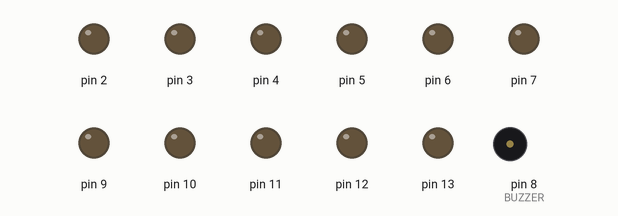
Bench run of a sketch on a simulated Arduino Uno, built with avr-gcc and run on an emulated ATmega328P. Shown: output pins drawn as LEDs (lit = HIGH), buzzer (waves = sounding).

Above: at 0.1 s.
At 2.1 s:
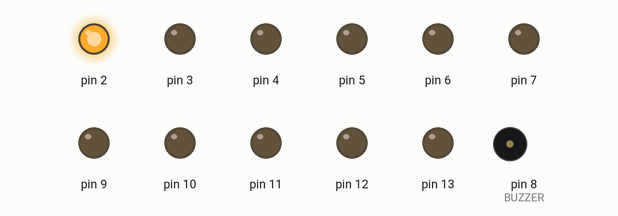
At 2.7 s:
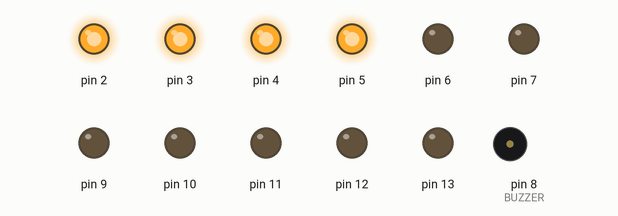
At 3.3 s:
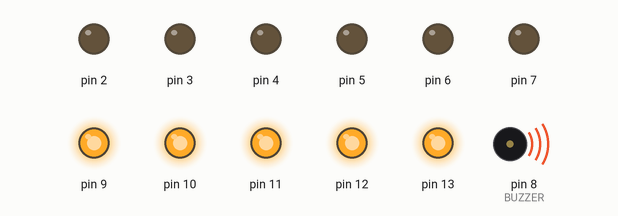
At 21.0 s:
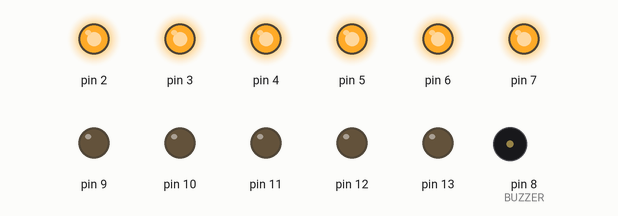
At 39.29 s:
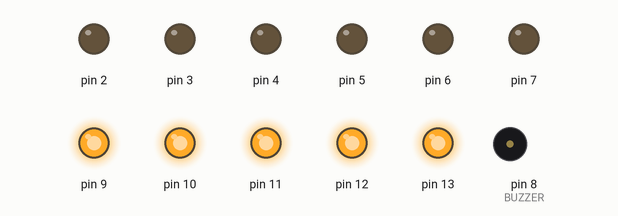
Timing chart, 0 to 40.0 s (numbered marks = the images above):
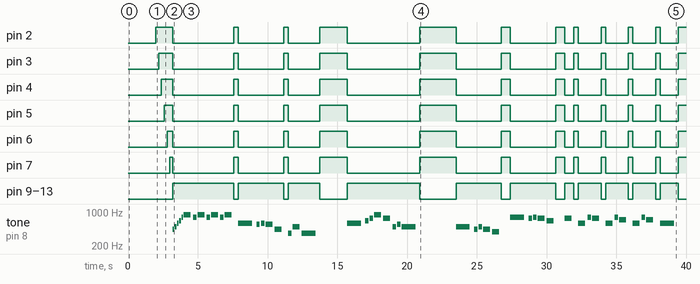

The sketch:

week02_01_Start_Music.ino
```cpp
#define BUTTON  2
#define BUZZER  8

#define NOTE_C4  262
#define NOTE_CS4 277
#define NOTE_D4  294
#define NOTE_DS4 311
#define NOTE_E4  330
#define NOTE_F4  349
#define NOTE_FS4 370
#define NOTE_G4  392
#define NOTE_GS4 415
#define NOTE_A4  440
#define NOTE_AS4 466
#define NOTE_B4  494
#define NOTE_C5  523
#define NOTE_CS5 554
#define NOTE_D5  587
#define NOTE_DS5 622
#define NOTE_E5  659
#define NOTE_F5  698
#define NOTE_FS5 740
#define NOTE_G5  784
#define NOTE_GS5 831
#define NOTE_A5  880
#define NOTE_AS5 932
#define NOTE_B5  988

int championVocalMelody[] = {
  NOTE_A4, NOTE_B4, NOTE_D5, NOTE_E5, NOTE_G5, NOTE_A5,
  NOTE_G5, NOTE_A5, NOTE_G5, NOTE_A5, NOTE_G5, NOTE_A5, 0,

  NOTE_D5, NOTE_CS5, NOTE_D5, NOTE_CS5, NOTE_A4, 0, NOTE_FS4, NOTE_B4, NOTE_FS4, 0, 0,

  NOTE_D5, NOTE_E5, NOTE_FS5, NOTE_A5, NOTE_FS5, NOTE_B4, NOTE_CS5, NOTE_B4, 0, 0, 0, 0,

  NOTE_B4, NOTE_A4, NOTE_B4, NOTE_A4, NOTE_G4, 0,
  NOTE_G5, NOTE_FS5, NOTE_G5, NOTE_FS5, NOTE_E5, 0,

  NOTE_FS5, 0, NOTE_D5, NOTE_G5, NOTE_FS5, 0, NOTE_D5, NOTE_G5,
  NOTE_F5, 0, NOTE_D5, NOTE_G5, NOTE_F5, 0, NOTE_D5, 0,

  NOTE_C5, NOTE_A4, NOTE_D5,
};

int championVocalNoteDurations[] = {
  8, 8, 8, 8, 8, 2,
  4, 2, 4, 2, 4, 2, 4, // 12

  1, 4, 4, 2, 2, 4, 4, 2, 1, 1, 2, // 11

  1, 4, 4, 2, 2, 4, 4, 1, 1, 2, 4, 4, // 12

  1, 4, 4, 2, 2, 2,
  1, 4, 4, 2, 2, 2,  // 12

  2, 4, 2, 4, 2, 4, 2, 4,
  2, 4, 2, 4, 2, 4, 1, 1, // 16

  4, 8, 1, // 3
};

#define playChampionVocalMelody() playMelody(championVocalMelody, championVocalNoteDurations, 67)

int pin = 0;

void setup()
{
  for (pin = 2; pin < 14; pin++) {
    pinMode(pin, OUTPUT);
  }

  delay(2000);

  for (pin = 2; pin < 8; pin++) {
    digitalWrite(pin, HIGH);
    delay(200);
  }

  playChampionVocalMelody();

  LEDs(LOW);
  for (pin = 8; pin > 1; pin--) {
    digitalWrite(pin, LOW);
    delay(200);
  }
}

void loop()
{

}

void playMelody(int *melody, int *noteDurations, int notesLength)
{
  for (int thisNote = 0; thisNote < notesLength; thisNote++) {
    int noteDuration = 1000 / noteDurations[thisNote];
    tone(BUZZER, melody[thisNote], noteDuration);

    if (melody[thisNote] == 0) {
      LEDs(LOW);
    }
    else {
      LEDs(HIGH);
    }

    int pauseBetweenNotes = noteDuration * 1.30;
    delay(pauseBetweenNotes);
    noTone(BUZZER);
  }
}

void LEDs(boolean ledArray)
{
  if (ledArray == HIGH) {
    for (pin = 2; pin < 8; pin++) {
      digitalWrite(pin, LOW);
    }
    for (pin = 9; pin < 14; pin++) {
      digitalWrite(pin, HIGH);
    }
  }
  else {
    for (pin = 2; pin < 8; pin++) {
      digitalWrite(pin, HIGH);
    }
    for (pin = 9; pin < 14; pin++) {
      digitalWrite(pin, LOW);
    }
  }
}
```

Measured:
- by itself, pin 2: LOW → HIGH at 2.0 s, → LOW 1.2 s later, → HIGH 4.4 s later, → LOW 0.33 s later, … (23 changes in this stretch)
- by itself, pin 3: LOW → HIGH at 2.2 s, → LOW 1.0 s later, → HIGH 4.4 s later, → LOW 0.33 s later, … (23 changes in this stretch)
- by itself, pin 4: LOW → HIGH at 2.4 s, → LOW 0.80 s later, → HIGH 4.4 s later, → LOW 0.33 s later, … (23 changes in this stretch)
- by itself, pin 5: LOW → HIGH at 2.6 s, → LOW 0.60 s later, → HIGH 4.4 s later, → LOW 0.33 s later, … (23 changes in this stretch)
- by itself, pin 6: LOW → HIGH at 2.8 s, → LOW 0.40 s later, → HIGH 4.4 s later, → LOW 0.33 s later, … (23 changes in this stretch)
- by itself, pin 7: LOW → HIGH at 3.0 s, → LOW 0.20 s later, → HIGH 4.4 s later, → LOW 0.33 s later, … (23 changes in this stretch)
- by itself, pin 9–13: LOW → HIGH at 3.2 s, → LOW 4.4 s later, → HIGH 0.33 s later, → LOW 3.3 s later, … (22 changes in this stretch)
- by itself, tone on pin 8 (BUZZER): plays 440 Hz for 0.13 s, 494 Hz for 0.13 s, 587 Hz for 0.13 s, 659 Hz for 0.13 s, 784 Hz for 0.13 s, 880 Hz for 0.50 s … (49 notes in this stretch)
